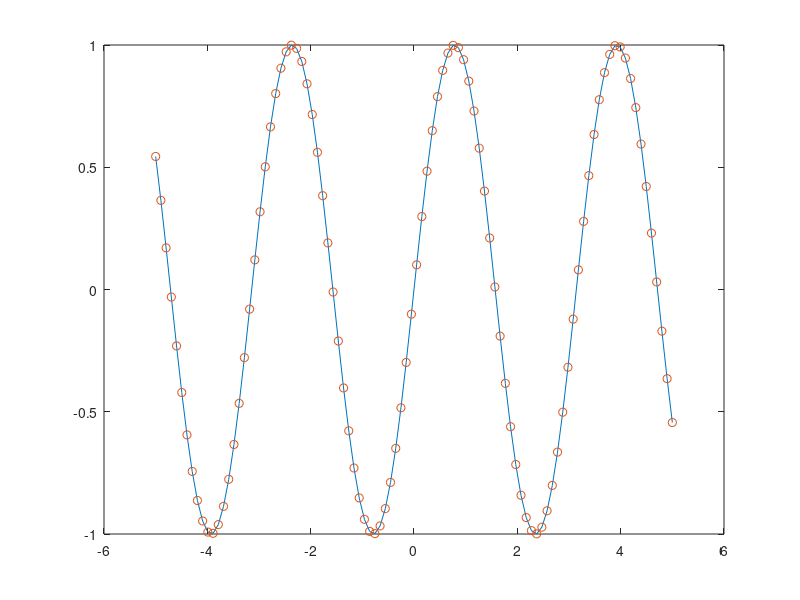

Write the MATLAB code that produced this figure.
x_1 = linspace(-5,5,100);
f = sin(2*x_1);
plot(x_1,f)
hold on

A= linspace(-5,5,15);
A
B= arrayfun(@(x) sin(2*x), A);
C= arrayfun(@(x) 2*cos(2*x), A);
#plot(A,B);

Z=[];
FZ=[];

for i=2:2*15+1
  Z=[Z,A(fix(i/2))];
  FZ=[FZ,B(fix(i/2))];
end

#square matrix
Res=[FZ];

x = linspace(-5,5,100);

count=1;
m=14;
index=2*m+1;

for i=2:2*m+2
  aux=[]
  for j=1:index
    if rem(j,2)==1 && i==2
      prev = Res(end,:);
      #B=arrayfun(@(x) sqrt(5*x^2+1), A);
      val=C(fix((j+1)/2));
      #val
      aux = [aux,val];
    else
      prev = Res(end,:);
      #B=arrayfun(@(x) sqrt(5*x^2+1), A);
      val=(prev(j+1) - prev(j))/(Z(j+i-1) - Z(j) );
      #val
      aux = [aux,val];
  endif
    

  end

  for j=index+1:2*m+2
    aux = [aux,0];
  end
  
  index = index -1;
  Res=[Res;aux];
  #aux
  aux=[]
  
end

Res'
Res'(1,1:end)
First_Line = Res'(1,1:end);
#Res'(1,2:end)

First_Line

Hf = B(1)

for i=1:2*m+1
  aux = First_Line(i+1);
  for j=0:i-1
    aux = aux .* (x - Z(j+1));
  end
  Hf = Hf + aux;
end

Hf
plot(x,Hf,'o');